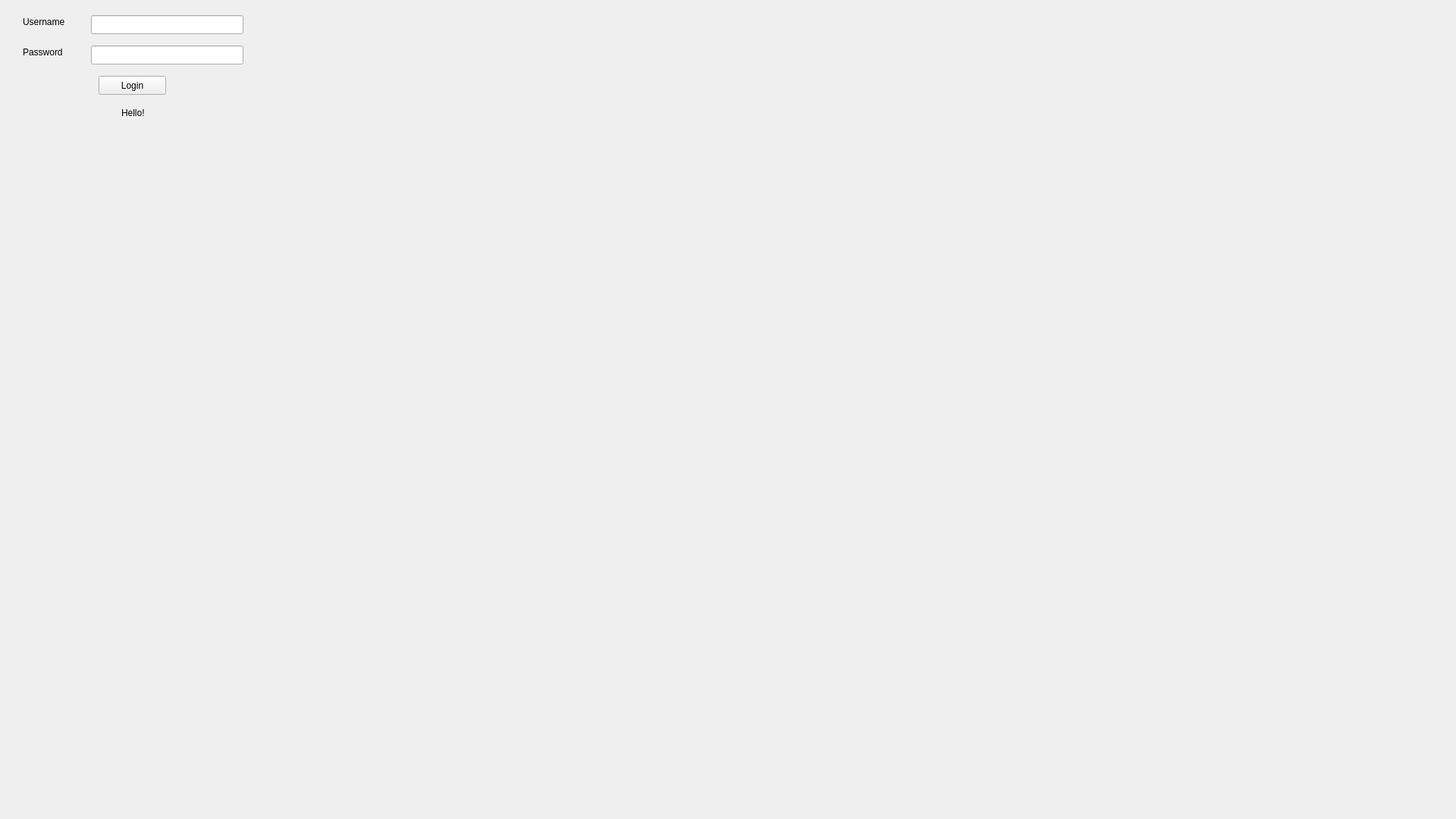
<?xml version="1.0" encoding="UTF-8"?>
<ui version="4.0">
 <class>LoginDialog</class>
 <widget class="QWidget" name="LoginDialog">
  <property name="geometry">
   <rect>
    <x>0</x>
    <y>0</y>
    <width>1920</width>
    <height>1080</height>
   </rect>
  </property>
  <property name="windowTitle">
   <string>Form</string>
  </property>
  <widget class="QPushButton" name="onLogin">
   <property name="geometry">
    <rect>
     <x>130</x>
     <y>100</y>
     <width>89</width>
     <height>25</height>
    </rect>
   </property>
   <property name="text">
    <string>Login</string>
   </property>
  </widget>
  <widget class="QLineEdit" name="username">
   <property name="geometry">
    <rect>
     <x>120</x>
     <y>20</y>
     <width>201</width>
     <height>25</height>
    </rect>
   </property>
  </widget>
  <widget class="QLineEdit" name="password">
   <property name="geometry">
    <rect>
     <x>120</x>
     <y>60</y>
     <width>201</width>
     <height>25</height>
    </rect>
   </property>
  </widget>
  <widget class="QLabel" name="label_username">
   <property name="geometry">
    <rect>
     <x>30</x>
     <y>20</y>
     <width>81</width>
     <height>17</height>
    </rect>
   </property>
   <property name="text">
    <string>Username</string>
   </property>
  </widget>
  <widget class="QLabel" name="label_password">
   <property name="geometry">
    <rect>
     <x>30</x>
     <y>60</y>
     <width>81</width>
     <height>17</height>
    </rect>
   </property>
   <property name="text">
    <string>Password</string>
   </property>
  </widget>
  <widget class="QLabel" name="statusLabel">
   <property name="geometry">
    <rect>
     <x>160</x>
     <y>140</y>
     <width>311</width>
     <height>17</height>
    </rect>
   </property>
   <property name="text">
    <string>Hello!</string>
   </property>
  </widget>
 </widget>
 <resources/>
 <connections/>
</ui>
